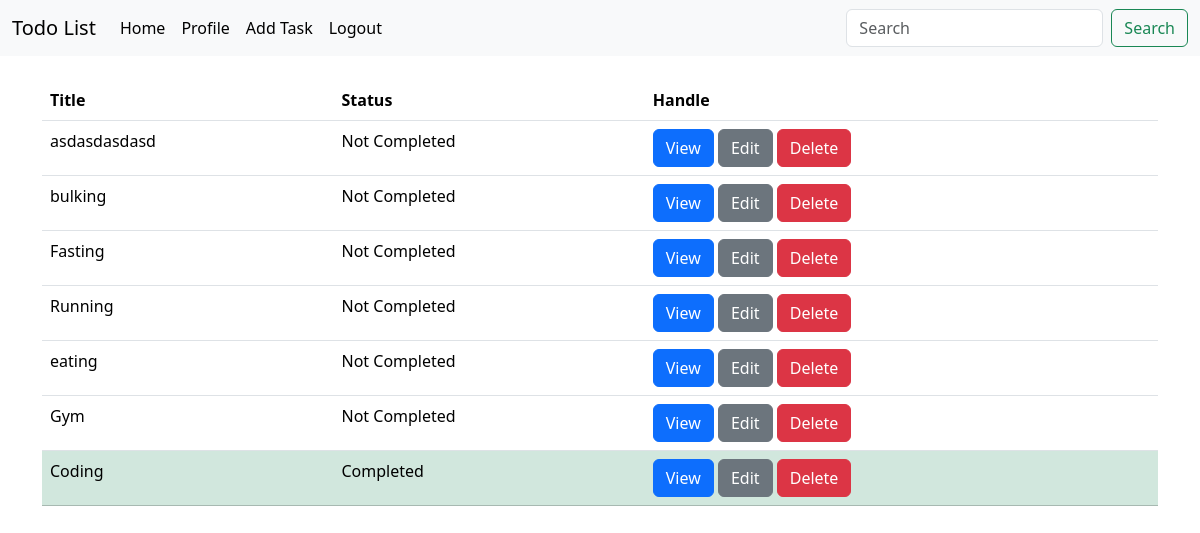
The page / (signed in) on the database as committed earlier.
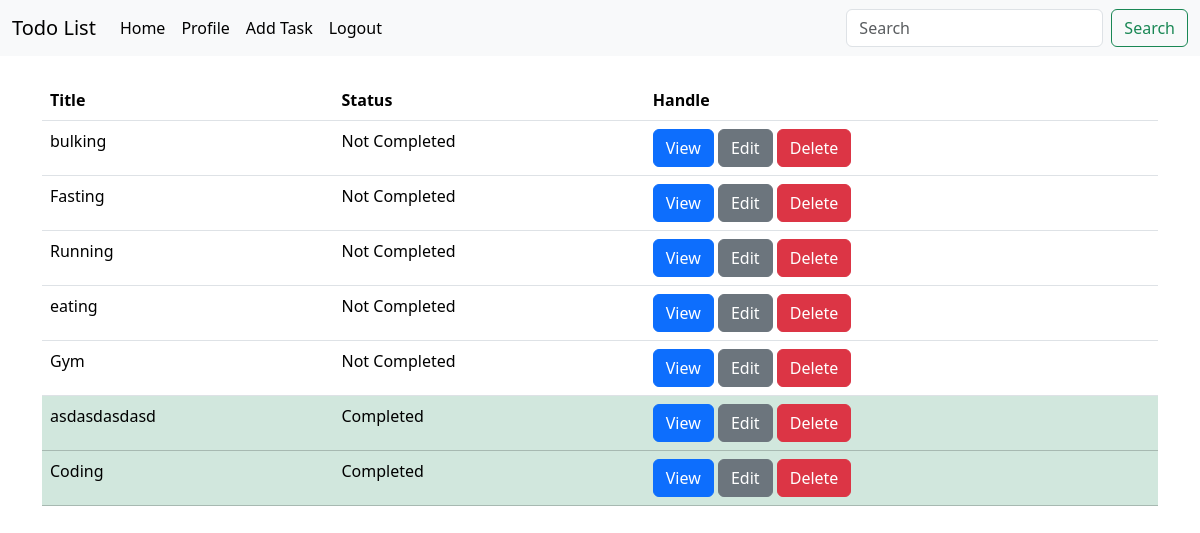
The same page on the database as committed later.
### base/models.py (models this page shows, shortened)
class Task(models.Model):
    title = models.CharField(max_length=200)
    discription = models.TextField(null=True,blank=True)
    author = models.ForeignKey(User, on_delete=models.CASCADE)
    completed = models.BooleanField(default=False)
    created = models.DateTimeField(auto_now_add=True)
    updated = models.DateTimeField(auto_now=True)

### base/views.py (the view)
# urls.py: path('',HomeView.as_view(),name='home'),
class HomeView(LoginRequiredMixin, ListView):
    model = Task
    template_name = 'base/home.html'
    context_object_name = 'tasks'
    def get_context_data(self, **kwargs):
        context = super().get_context_data(**kwargs)
        context['tasks'] = context['tasks'].filter(author=self.request.user).order_by('completed','-created')
        search_input = self.request.GET.get('search_input') or ''
        if search_input:
            context['tasks'] = context['tasks'].filter(title__icontains=search_input)
        context['input'] = search_input
        return context

### base/templates/base/home.html (shortened to what this page needs)
{% extends 'index.html' %}
{% block content %}
<table class="table">
    <thead>
      <tr>
        <th scope="col">Title</th>
        <th scope="col">Status</th>
        <th scope="col">Handle</th>
      </tr>
    </thead>
    <tbody>
      {% if tasks %}
      {% for task in tasks %}
      {% if task.completed %}
      <tr class="table-success">
        <td>{{ task.title }}</td>
        <td>Completed</td>
        <td>
            <a href="{% url 'task' task.id %}" class="btn btn-primary">View</a>
            <a href="{% url 'task-update' task.id %}" class="btn btn-secondary">Edit</a>
            <a href="" class="btn btn-danger">Delete</a>
        </td>
      </tr>
      {% else %}
      <tr>
        <td>{{ task.title }}</td>
        <td>Not Completed</td>
        <td>
            <a href="{% url 'task' task.id %}" class="btn btn-primary">View</a>
            <a href="{% url 'task-update' task.id %}" class="btn btn-secondary">Edit</a>
            <a href="" class="btn btn-danger">Delete</a>
        </td>
      </tr>
      {% endif %}
      {% endfor %}
      {% else %}
      <legend>No Tasks were added!</legend>
      {% endif %}
    </tbody>
</table>
{% endblock content %}

Rows that differ between the two databases and show on the page:
changed Task "asdasdasdasd": completed "Not Completed" → "Completed"; moves down the list
